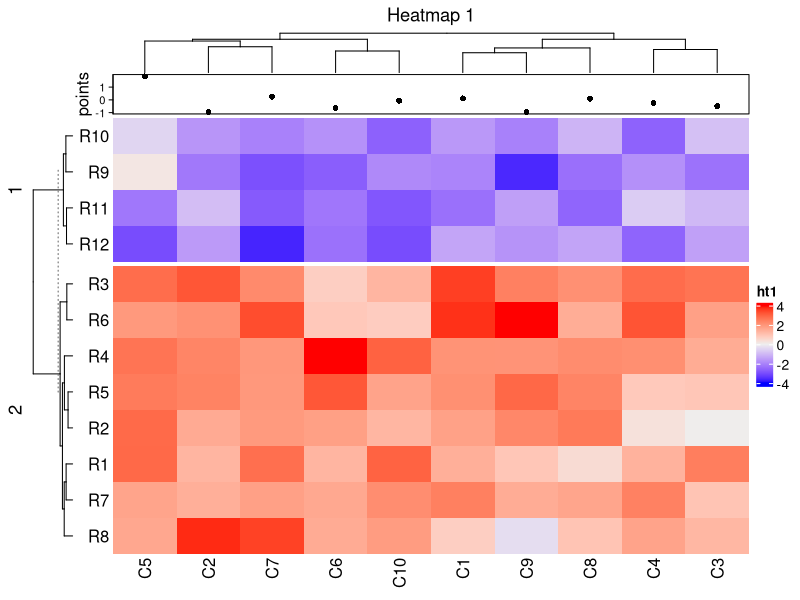
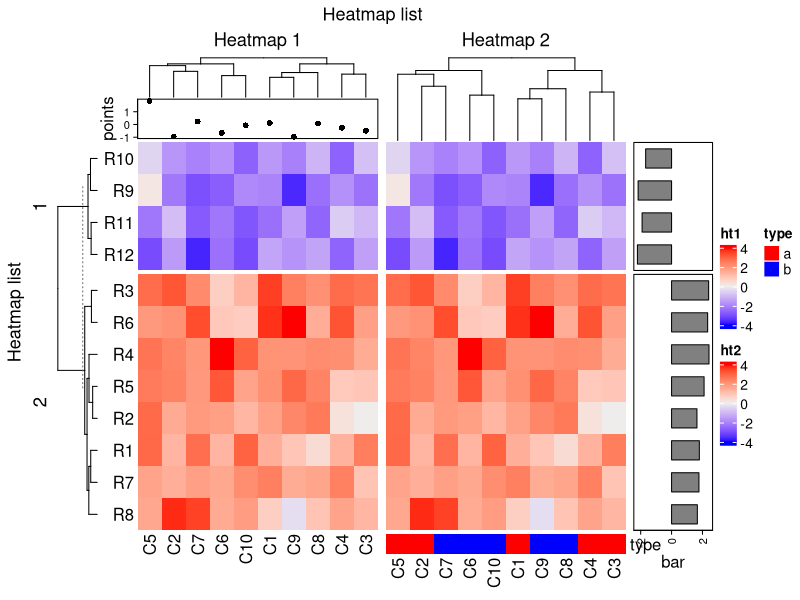
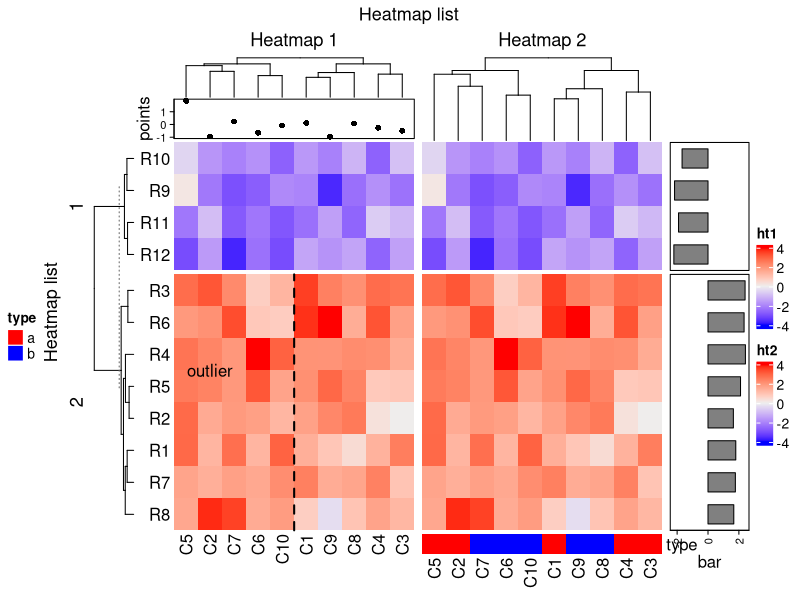

These charts were generated, in order, by the following R code: (Note: this script raises an error after producing the figures.)
# rm(list=ls())
library(ComplexHeatmap)
set.seed(123)
mat = matrix(rnorm(80, 2), 8, 10)
mat = rbind(mat, matrix(rnorm(40, -2), 4, 10))
rownames(mat) = paste0("R", 1:12)
colnames(mat) = paste0("C", 1:10)


#  first try --------------------------------------------------------------


ha_column1 = HeatmapAnnotation(points = anno_points(rnorm(10)), 
                               annotation_name_side = "left")
(ht1 = Heatmap(mat, name = "ht1", km = 2, column_title = "Heatmap 1", 
              top_annotation = ha_column1, row_names_side = "left"))

ha_column2 = HeatmapAnnotation(type = c(rep("a", 5), rep("b", 5)),
                               col = list(type = c("a" = "red", "b" = "blue")))
ht2 = Heatmap(mat, name = "ht2", row_title = "Heatmap 2", column_title = "Heatmap 2",
              bottom_annotation = ha_column2)

ht_list = ht1 + ht2 + 
  rowAnnotation(bar = anno_barplot(rowMeans(mat), width = unit(2, "cm")))
draw(ht_list, row_title = "Heatmap list", column_title = "Heatmap list")
list_components()


ht_list = draw(ht_list, row_title = "Heatmap list", column_title = "Heatmap list", 
               heatmap_legend_side = "right", annotation_legend_side = "left")

decorate_heatmap_body("ht1", {
  grid.text("outlier", 1.5/10, 2.5/4, default.units = "npc")
  grid.lines(c(0.5, 0.5), c(0, 1), gp = gpar(lty = 2, lwd = 2))
}, slice = 2)

decorate_column_dend("ht1", {
  tree = column_dend(ht_list)$ht1[[1]]
  ind = cutree(as.hclust(tree), k = 2)[order.dendrogram(tree)]
  
  first_index = function(l) which(l)[1]
  last_index = function(l) { x = which(l); x[length(x)] }
  x1 = c(first_index(ind == 1), first_index(ind == 2)) - 1
  x2 = c(last_index(ind == 1), last_index(ind == 2))
  grid.rect(x = x1/length(ind), width = (x2 - x1)/length(ind), just = "left",
            default.units = "npc", gp = gpar(fill = c("#FF000040", "#00FF0040"), col = NA))
})

decorate_row_names("ht1", {
  grid.rect(gp = gpar(fill = "#FF000040"))
}, slice = 2)

decorate_row_title("ht1", {
  grid.rect(gp = gpar(fill = "#00FF0040"))
}, slice = 1)

decorate_annotation("points", {
  grid.lines(c(0, 1), unit(c(0, 0), "native"), gp = gpar(col = "red"))
})


# second try --------------------------------------------------------------

heatmap(mat, name = "mat", 
        row_split = rep(LETTERS[1:3], 6),
        column_split = rep(letters[1:6], 4))

Heatmap(mat, name = "mat", 
        row_km = 2, row_title_gp = gpar(col = c("red", "blue"), font = 1:2),
        row_names_gp = gpar(col = c("green", "orange"), fontsize = c(10, 14)),
        column_km = 3, column_title_gp = gpar(fill = c("red", "blue", "green"), font = 1:3),
        column_names_gp = gpar(col = c("green", "orange", "purple"), fontsize = c(10, 14, 8)))



# complexheatmap working --------------------------------------------------

ha_column1 = HeatmapAnnotation(points = anno_points(rnorm(10)), 
                               annotation_name_side = "left")

(ht1 = Heatmap(mat, name = "ht1",
               column_title = "Heatmap 1",
               row_split = c(rep("A", 3), rep("B",9)),
               show_row_dend = F,
               show_column_dend = F))

decorate_heatmap_body("ht1", {
  grid.text("outlier", 1.5/10, 2.5/4, default.units = "npc")
  grid.lines(c(0.5, 0.5), c(0, 1), gp = gpar(lty = 2, lwd = 2))
}, slice = 2)
















decorate_row_names("ht1", {
  grid.rect(gp = gpar(fill = "#FF000040"))
}, slice = 2)

decorate_row_title("ht1", {
  grid.rect(gp = gpar(fill = "#00FF0040"))
}, slice = 1)

# decorate_annotation("points", {
#   grid.lines(c(0, 1), unit(c(0, 0), "native"), gp = gpar(col = "red"))
# })


# https://www.r-graph-gallery.com/2d-density-plot-with-ggplot2/ -----------


# Library
library(tidyverse)

# Data
a <- data.frame( x=rnorm(20000, 10, 1.9), y=rnorm(20000, 10, 1.2) )
b <- data.frame( x=rnorm(20000, 14.5, 1.9), y=rnorm(20000, 14.5, 1.9) )
c <- data.frame( x=rnorm(20000, 9.5, 1.9), y=rnorm(20000, 15.5, 1.9) )
data <- rbind(a,b,c)


# Basic scatterplot
ggplot(data, aes(x=x, y=y) ) +
  geom_point()


# Show the contour only
ggplot(data, aes(x=x, y=y) ) +
  geom_density_2d()

# Show the area only
ggplot(data, aes(x=x, y=y) ) +
  stat_density_2d(aes(fill = ..level..), geom = "polygon")

# Area + contour
ggplot(data, aes(x=x, y=y) ) +
  stat_density_2d(aes(fill = ..level..), geom = "polygon", colour="white")

# Using raster
ggplot(data, aes(x=x, y=y) ) +
  stat_density_2d(aes(fill = ..density..), geom = "raster", contour = FALSE) +
  scale_x_continuous(expand = c(0, 0)) +
  scale_y_continuous(expand = c(0, 0)) +
  theme(
    legend.position='none'
  )






# Call the palette with a number
ggplot(d.long, aes(x=c(1:nrow(d.long)), y=Communal) ) +
  stat_density_2d(aes(fill = ..density..), geom = "raster", contour = FALSE) +
  scale_fill_distiller(palette=4, direction=-1) +
  scale_x_continuous(expand = c(0, 0)) +
  scale_y_continuous(expand = c(0, 0)) +
  theme(
    legend.position='none'
  )


# The direction argument allows to reverse the palette
ggplot(data, aes(x=x, y=y) ) +
  stat_density_2d(aes(fill = ..density..), geom = "raster", contour = FALSE) +
  scale_fill_distiller(palette=4, direction=1) +
  scale_x_continuous(expand = c(0, 0)) +
  scale_y_continuous(expand = c(0, 0)) +
  theme(
    legend.position='none'
  )

# You can also call the palette using a name.
ggplot(data, aes(x=x, y=y) ) +
  stat_density_2d(aes(fill = ..density..), geom = "raster", contour = FALSE) +
  scale_fill_distiller(palette= "Spectral", direction=1) +
  scale_x_continuous(expand = c(0, 0)) +
  scale_y_continuous(expand = c(0, 0)) +
  theme(
    legend.position='none'
  )

# Call the palette with a number
ggplot(data, aes(x=x, y=y) ) +
  stat_density_2d(aes(fill = ..density..), geom = "raster", contour = FALSE) +
  scale_fill_distiller(palette=4, direction=-1) +
  scale_x_continuous(expand = c(0, 0)) +
  scale_y_continuous(expand = c(0, 0)) +
  theme(
    legend.position='none'
  )

# The direction argument allows to reverse the palette
ggplot(data, aes(x=x, y=y) ) +
  stat_density_2d(aes(fill = ..density..), geom = "raster", contour = FALSE) +
  scale_fill_distiller(palette=4, direction=1) +
  scale_x_continuous(expand = c(0, 0)) +
  scale_y_continuous(expand = c(0, 0)) +
  theme(
    legend.position='none'
  )

# You can also call the palette using a name.
ggplot(data, aes(x=x, y=y) ) +
  stat_density_2d(aes(fill = ..density..), geom = "raster", contour = FALSE) +
  scale_fill_distiller(palette= "Spectral", direction=1) +
  scale_x_continuous(expand = c(0, 0)) +
  scale_y_continuous(expand = c(0, 0)) +
  theme(
    legend.position='none'
  )
